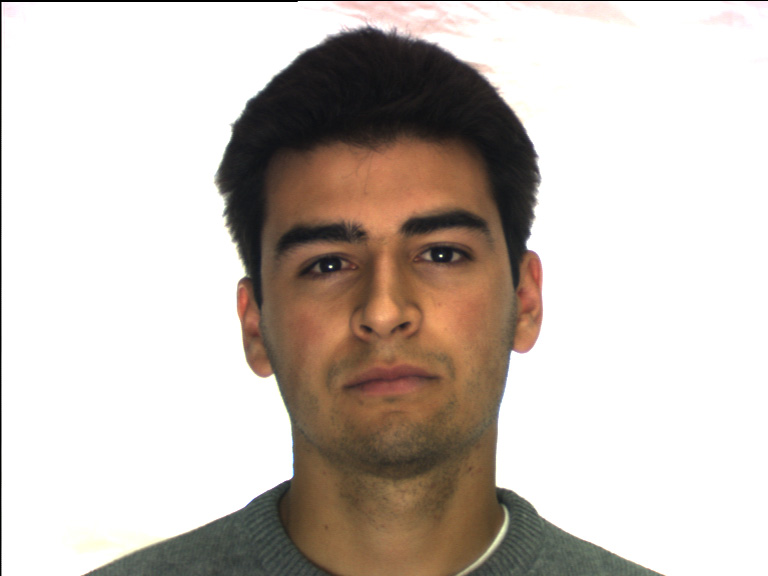
#> input picture sfa_database/original/img (1001).jpg, 768 x 576 px, given in place of the camera
$ python for_testing.py   (older library calls are emulated)
#> lines starting #> are read from the running program, lines starting #| are printed output that depends on the picture; after the words box and inside, x2 and y2 are one past the last pixel; in counts of white or black regions, pixels touching at a corner belong together
# import the necessary packages
import imutils
import numpy as np
import argparse
import cv2

# construct the argument parse and parse the arguments
ap = argparse.ArgumentParser()
ap.add_argument("-v", "--video",
                help="path to the (optional) video file")
args = vars(ap.parse_args())

# define the upper and lower boundaries of the HSV pixel
# intensities to be considered 'skin'
lower = np.array([34, 0, 0], dtype="uint8")
upper = np.array([73, 255, 134], dtype="uint8")
# if a video path was not supplied, grab the reference
# to the gray
if not args.get("video", False):
    camera = cv2.VideoCapture(0)

# otherwise, load the video
else:
    camera = cv2.VideoCapture(args["video"])
# keep looping over the frames in the video
while True:
    # grab the current frame
    (grabbed, frame) = camera.read()
#> frame is the input picture: shape (576, 768, 3); mean B, G, R 186.2, 192.7, 201.5

    height, width, channels = frame.shape
#> height = 576; width = 768; channels = 3

    binary = np.zeros((height, width, 3), np.uint8)
    # if we are viewing a video and we did not grab a
    # frame, then we have reached the end of the video
    if args.get("video") and not grabbed:
        break

    # resize the frame, convert it to the HSV color space,
    # and determine the HSV pixel intensities that fall into
    # the speicifed upper and lower boundaries
    frame = imutils.resize(frame, width=400)
#> frame: shape (300, 400, 3)
    converted = cv2.cvtColor(frame, cv2.COLOR_BGR2LAB)
#> converted: shape (300, 400, 3); mean of channels 0, 1, 2 196.6, 130.7, 133.1
    skinMask = cv2.inRange(converted, lower, upper, binary)
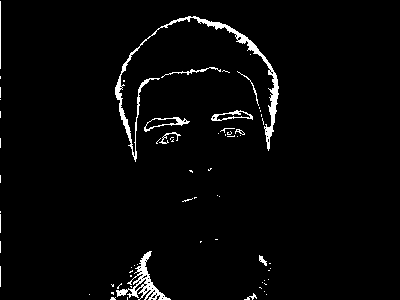
#> skinMask: shape (300, 400); 2.7% white; 68 white regions (55 under 20 px), largest, box (x1, y1, x2, y2) and area: (115, 16, 279, 162) 1621, (116, 251, 171, 300) 666, (144, 117, 190, 132) 166
    binary = cv2.inRange(converted, lower, upper)
    # apply a series of erosions and dilations to the mask
    # using an elliptical kernel
    kernel = cv2.getStructuringElement(cv2.MORPH_RECT, (5, 5))
    # skinMask = cv2.erode(skinMask, kernel, iterations = 2)
    skinMask = cv2.morphologyEx(skinMask, cv2.MORPH_CLOSE, kernel)
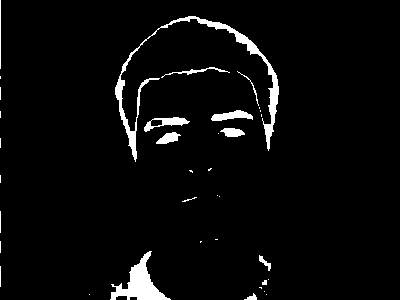
#> skinMask: shape (300, 400); 3.7% white; 36 white regions (21 under 20 px)
    binary = cv2.morphologyEx(binary, cv2.MORPH_CLOSE, kernel)

    # blur the mask to help remove noise, then apply the
    # mask to the frame
    # binary = cv2.GaussianBlur(binary, (5, 5), 0)

    imgray = cv2.cvtColor(frame,cv2.COLOR_BGR2GRAY)
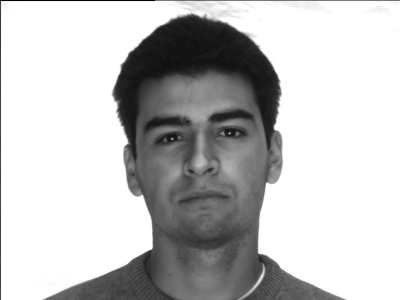
#> imgray: shape (300, 400); min 0, max 255, mean 194.6

    skin = cv2.bitwise_and(frame, frame, mask=skinMask)
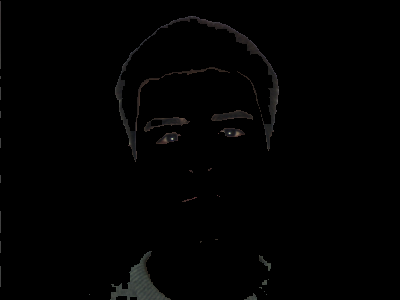
#> skin: shape (300, 400, 3); mean B, G, R 1.7, 1.8, 1.9
    im2, contours, hierarchy = cv2.findContours(binary,cv2.RETR_TREE,cv2.CHAIN_APPROX_SIMPLE)
#> contours = 37 contours, 27 with area under 20; largest, box (x1, y1, x2, y2) and area: (115, 16, 279, 162) 1458, (110, 251, 171, 300) 1010, (144, 117, 190, 132) 287, (211, 110, 253, 121) 228, (156, 132, 181, 144) 148
    cv2.imshow('image2',skinMask)
    cv2.drawContours(frame, contours, -1, (0,255,0), 3)
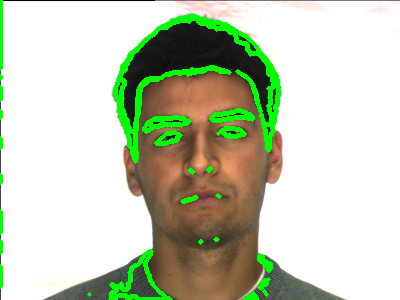
#> frame: shape (300, 400, 3); mean B, G, R 182.2, 204.7, 197
    # show the skin in the image along with the mask
    cv2.imshow("images", np.hstack([frame, skin]))
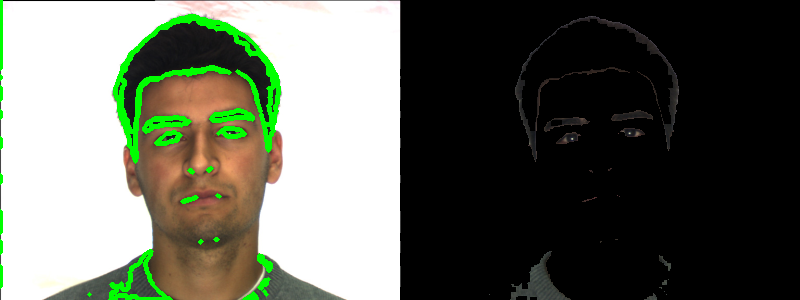
#> window 'images': shape (300, 800, 3); mean B, G, R 92, 103.3, 99.4

    # if the 'q' key is pressed, stop the loop
    if cv2.waitKey(1) & 0xFF == ord("q"):
#> (key q is pressed here)
        break

# cleanup the camera and close any open windows
camera.release()
cv2.destroyAllWindows()

$ run again, on sfa_database/original/img (1006).jpg
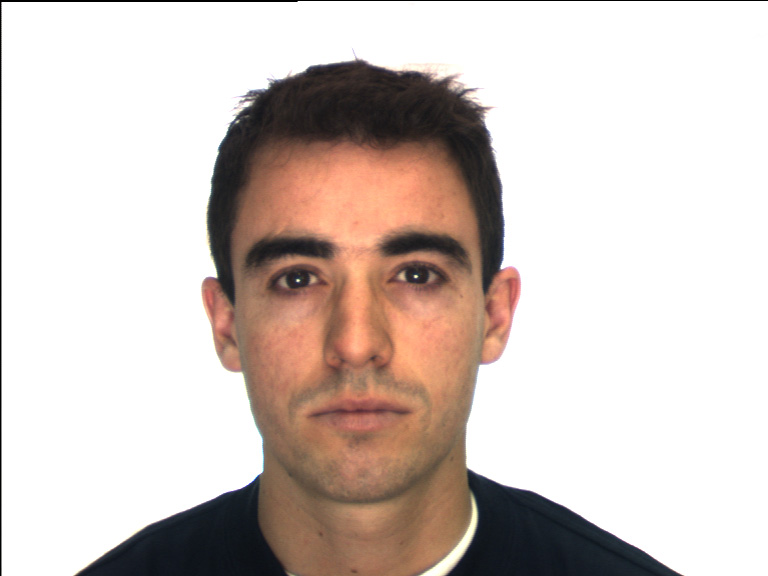
#> input picture sfa_database/original/img (1006).jpg, 768 x 576 px, given in place of the camera
#> frame is the input picture: shape (576, 768, 3); mean B, G, R 193.7, 199.2, 210.9
#> converted: shape (300, 400, 3); mean of channels 0, 1, 2 203.8, 131.9, 132.7
#> `skinMask = cv2.inRange(converted, lower, upper, binary)`:
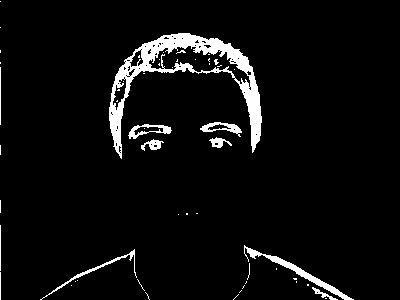
#> skinMask: shape (300, 400); 5.1% white; 54 white regions (43 under 20 px), largest, box (x1, y1, x2, y2) and area: (109, 33, 262, 159) 4020, (244, 245, 354, 300) 652, (40, 249, 137, 300) 290
#> contours = 32 contours, 20 with area under 20; largest, box (x1, y1, x2, y2) and area: (109, 33, 262, 159) 5694, (244, 245, 354, 300) 829, (162, 47, 216, 72) 770, (209, 53, 248, 80) 347, (128, 124, 172, 139) 325
#> `cv2.imshow("images", np.hstack([frame, skin]))`:
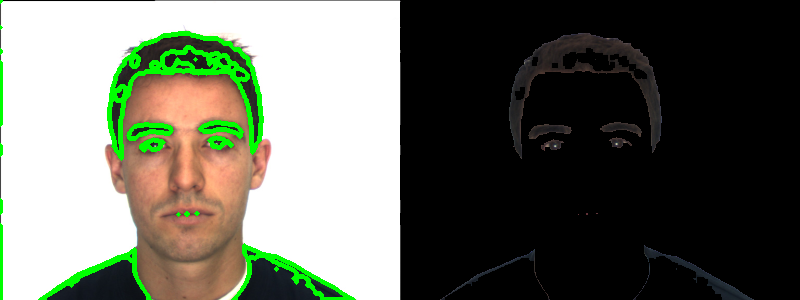
#> window 'images': shape (300, 800, 3); mean B, G, R 95.7, 107.4, 104.1
